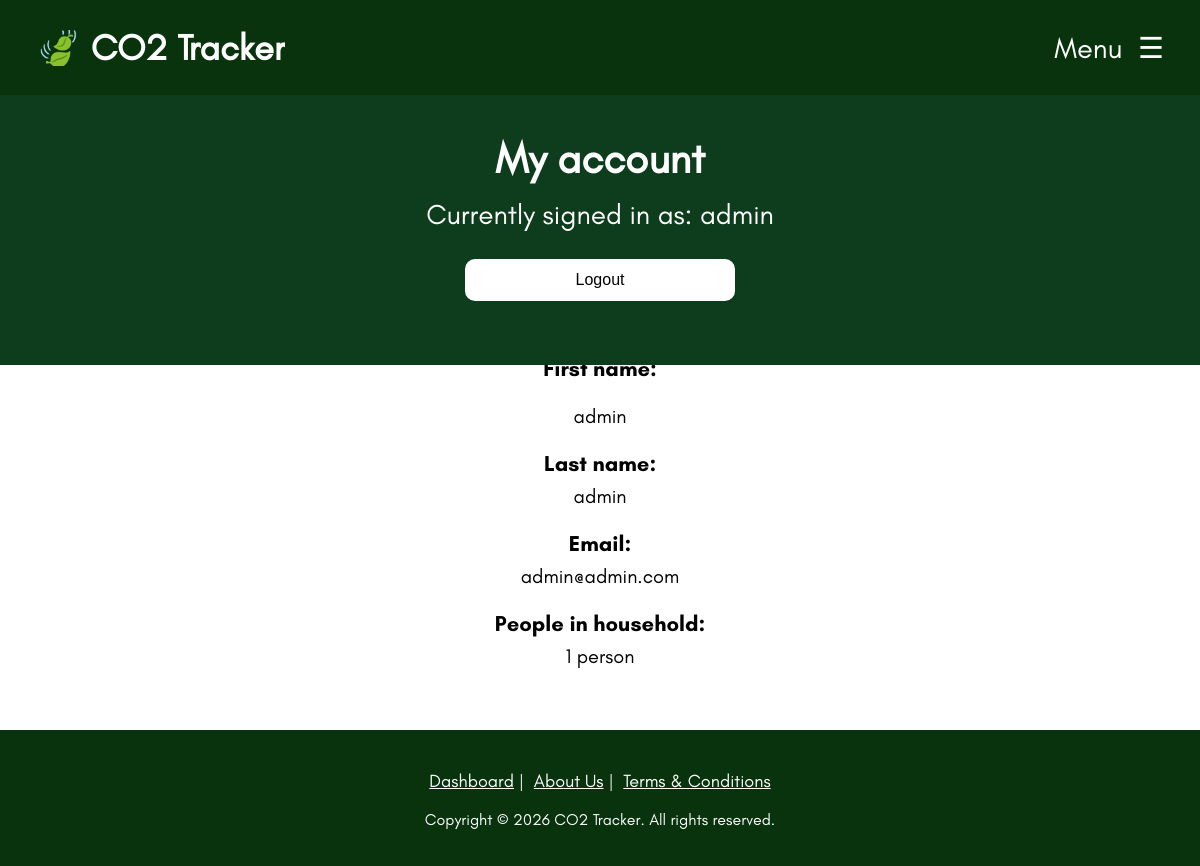
Screenshot of /account.php (signed in) with the database file from the repository.
### tables this page shows
CREATE TABLE User
(
	User_ID INTEGER PRIMARY KEY AUTOINCREMENT,
	Username TEXT NOT NULL UNIQUE,
	Password_Hash TEXT NOT NULL,
	Email TEXT NOT NULL UNIQUE,
	Fname TEXT NOT NULL,
	Lname TEXT,
	Num_Of_Household_Members INT NOT NULL
);

### components/functions.php (called while the page is built, shortened)
<?php
function dbConnect()
{
  $db = new SQLite3(__DIR__ . "/data.db");
  $db->enableExceptions(true);
  return $db;
}
function getUser()
{
  $db = dbConnect();
  $stmt = $db->prepare("SELECT * FROM User WHERE User_ID = :id");
  $stmt->bindValue(':id', $_SESSION['user_id']);
  $result = $stmt->execute();
  return $result->fetchArray(SQLITE3_ASSOC);
}
?>

### account.php (the view, shortened to what this page needs)
<!DOCTYPE html>
<html lang="en">
  <?php
    include("components/head.php");
  ?>
    <div class="welcome-container">
        <h1>My account</h1>
        <p><?php echo isset($_SESSION['user_id']) ? "Currently signed in as: " . $user['Username'] . "" : "Sign in to start tracking your emissions!"; ?></p>
        <form method="POST">
            <button type="submit" name="logout" class="sign-up-button" style="<?php echo !$user ? 'display:none' : 'display:block'; ?>">Logout</button>
        </form>
        <br><br>
    </div>
    <br><br><br>
    <div class="account-container">
        <p>Account Details</p>
        <p id="account-title">First name:</p>
        <p2 id="account-info"><?php echo isset($_SESSION['user_id']) ? $user['Fname'] : ""; ?></p2>
        <p id="account-title">Last name:</p>
        <p id="account-info"><?php echo isset($_SESSION['user_id']) ? $user['Lname'] : ""; ?></p2>
        <p id="account-title">Email:</p>
        <p id="account-info"><?php echo isset($_SESSION['user_id']) ? $user['Email'] : ""; ?></p2>
        <p id="account-title">People in household:</p>
        <p id="account-info">
            <?php
                if (isset($_SESSION['user_id']) && isset($user['Num_Of_Household_Members'])) {
                    echo $user['Num_Of_Household_Members'] . ($user['Num_Of_Household_Members'] == 1 ? " person" : " people");
                }
            ?>
        </p>
        <br><br>
    </div>
    <?php
      include("components/footer.php");
    ?>

### css/style.css (style rules this page uses)
:root { --lighter-theme-colour: #1b5e31; --main-theme-colour: #0d3d1d; --darker-theme-colour: #08330d; --error-colour: #ff1313; }
.welcome-container { margin-top: 85px; z-index: 1; display: flex; flex-direction: column; box-sizing: border-box; text-align: center; align-items: center; position: absolute; left: 0; right: 0; width: 100%; padding: 20px 0; background-color: var(--main-theme-colour); color: white; font-family: Glacial Indifference; }
.welcome-container h1 { font-size: 42px; margin-bottom: -15px; }
.welcome-container p { font-size: 28px !important; }
body { margin-block: 0; min-height: 100vh; display: flex; flex-direction: column; font-size: 18px; font-family: Arial, Helvetica, sans-serif; }
.account-container { float: left; width: 100%; background-color: white; text-align: center; align-items: center; align-content: center; margin-top: 100px; }
.account-container p { font-family: Glacial Indifference Bold; font-size: 30px; }
#account-title { font-family: Glacial Indifference Bold; font-size: 22px; }
#account-info { font-family: Glacial Indifference; font-size: 20px; margin-top: -15px; }
.sign-up-button { border-radius: 10px; width: 270px; height: 42px; color: black; font-size: 16px; background-color: white; border: none; cursor: pointer; }

### rows the page displays
user: Username "admin", Fname "admin", Lname "admin", Email "admin@admin.com", Num_Of_Household_Members "1"
